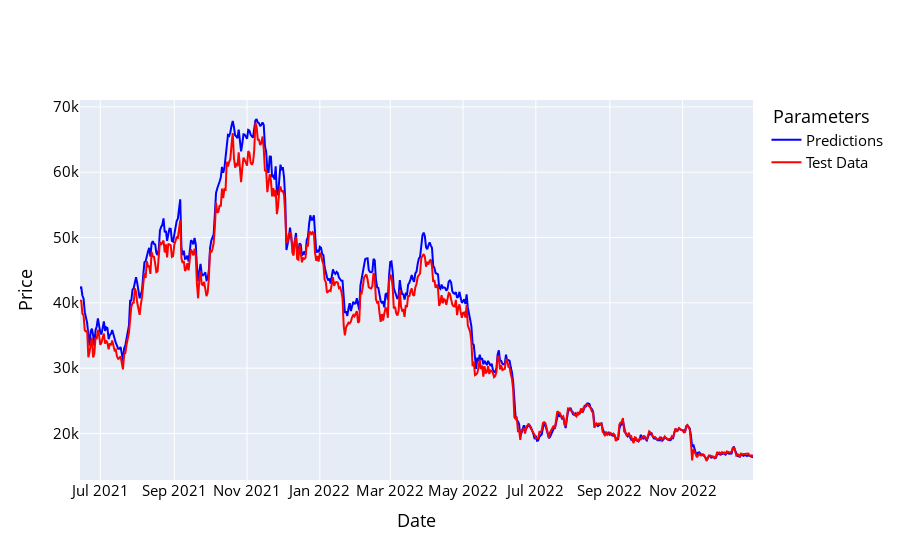

This figure's notebook cell:
### Code cell
names = cycle(['Predictions', 'Test Data'])

fig = go.Figure()
fig.add_trace(go.Scatter(x=y_test_df.index, y=y_pred_df['Adj Close'], name='Predictions',
                         line=dict(width=2, color='blue')))
fig.add_trace(go.Scatter(x=y_test_df.index, y=y_test_df['Adj Close'], name='Test Data',
                         line=dict(width=2, color='red')))
fig.update_layout(xaxis_title='Date', yaxis_title='Price',
                  font_size=15, font_color='black', legend_title_text=' Parameters')
fig.show()

### Figure 1 — Plotly figure (JSON) as saved in the notebook; plotly's stock layout.template omitted (floating-point values rounded to 4 significant figures; data arrays with more than 128 entries replaced by an {"elided": "..."} marker saying what was removed)
{"data": [{"line": {"color": "blue", "width": 2}, "name": "Predictions", "type": "scatter", "x": {"elided": "565 str values"}, "y": {"elided": "565 float values"}}, {"line": {"color": "red", "width": 2}, "name": "Test Data", "type": "scatter", "x": {"elided": "565 str values"}, "y": {"elided": "565 float values"}}], "layout": {"font": {"color": "black", "size": 15}, "legend": {"title": {"text": " Parameters"}}, "xaxis": {"title": {"text": "Date"}}, "yaxis": {"title": {"text": "Price"}}}}
